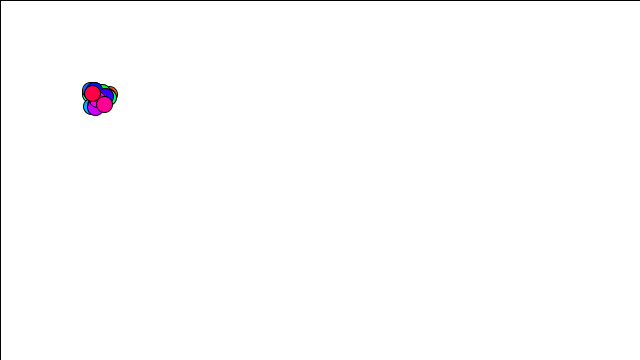
Frame 1 (no input)
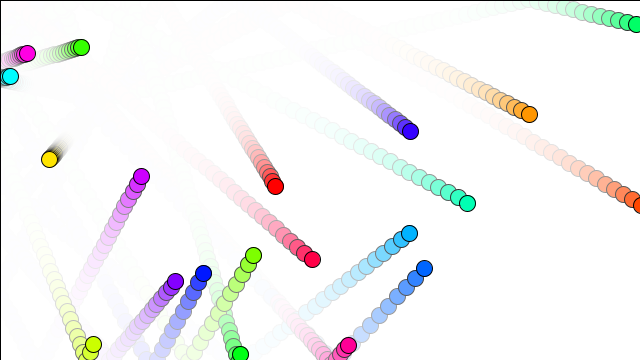
Frame 60 (the mouse pressed at the canvas centre just before this capture)
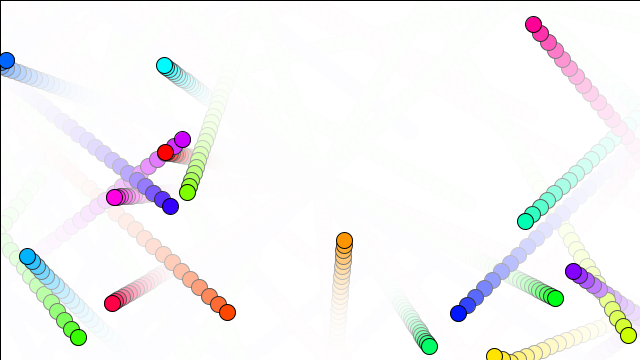
Frame 120 (the mouse held since frame 60 and released just before this capture)

The Processing sketch that drew these frames (run headless with seeded random() and noise(); from frame 60 on, the mouse is pressed at the canvas centre):

// Processing sketch: processing_166852
// ── processing_166852.pde

//////////////////////////////////////////////////////////////
// example 1.2 バウンドするボール (Shiffman, p.30)（改変）
// ボールオブジェクトの導入
//////////////////////////////////////////////////////////////
/////大域変数宣言エリア

int N =20;
Ball[] balls = new Ball[N];  //「ボールオブジェクト」ballの宣言
/////セットアップ
void setup(){
  size(640,360);
  colorMode(HSB);
  for(int i=0; i<N ; i++){
     balls[i] = new Ball(100, 100, random(-10,10), random(-10,10), (float)i/N*256); //ballオブジェクト生成
  }
  background(255);
}
/////メインループ
void draw(){
  fill(255,50);
  rect(0,0,width,height);
  for(int i=0; i<N; i++){
    balls[i].update();           //状態の更新
    balls[i].checkBound();       //端でバウンドさせる
    balls[i].display();          //表示させる
  }
}

//////////////////////////////////
/////クラス定義エリア/////
class Ball{  //「ボールクラス」の定義
  PVector location;  //位置オブジェクト宣言
  PVector velocity;  //速度オブジェクト宣言
  int hue;  // 色指定
  Ball(float x0, float y0, float vx0, float vy0, float col){  //コンストラクタ
    location = new PVector(x0,y0);   //位置オブジェクト生成
    velocity = new PVector(vx0,vy0); //速度オブジェクト生成  
    hue = (int)col;  
 }
  void update(){  //状態の更新
    location.add(velocity);  //位置に速度を加算
  }
  void checkBound(){  //端でバウンドさせる
    if((location.x > width)||(location.x < 0)){
      velocity.x *= -1;  //速度のx成分の符号を変える
    }
    if((location.y > height)||(location.y < 0)){
      velocity.y *= -1;  //速度のy成分の符号を変える
    }
  }
  void display(){  //ボールの描画
    stroke(0);               //ボールの縁の色は黒色
    fill(hue,255,255);               //ボールの色は灰色
    ellipse(location.x, location.y, 16, 16);  //ボールの描画
  }
  void set(float x0, float y0, float vx0, float vy0){  //位置と速度をセット
    //location.set(x0,y0);    //位置のセット
    //velocity.set(vx0,vy0);  //速度のセット
    location.x = x0;
    location.y = y0;
    velocity.x = vx0;
    velocity.y = vy0;
  }
}
/////関数定義エリア/////

void mousePressed(){    //マウスボタンが押されたら呼び出される関数
  for(int i=0; i<N; i++){
    balls[i].set(mouseX,mouseY,random(-10,10),random(-10,10));
  }
}


///// EOF
